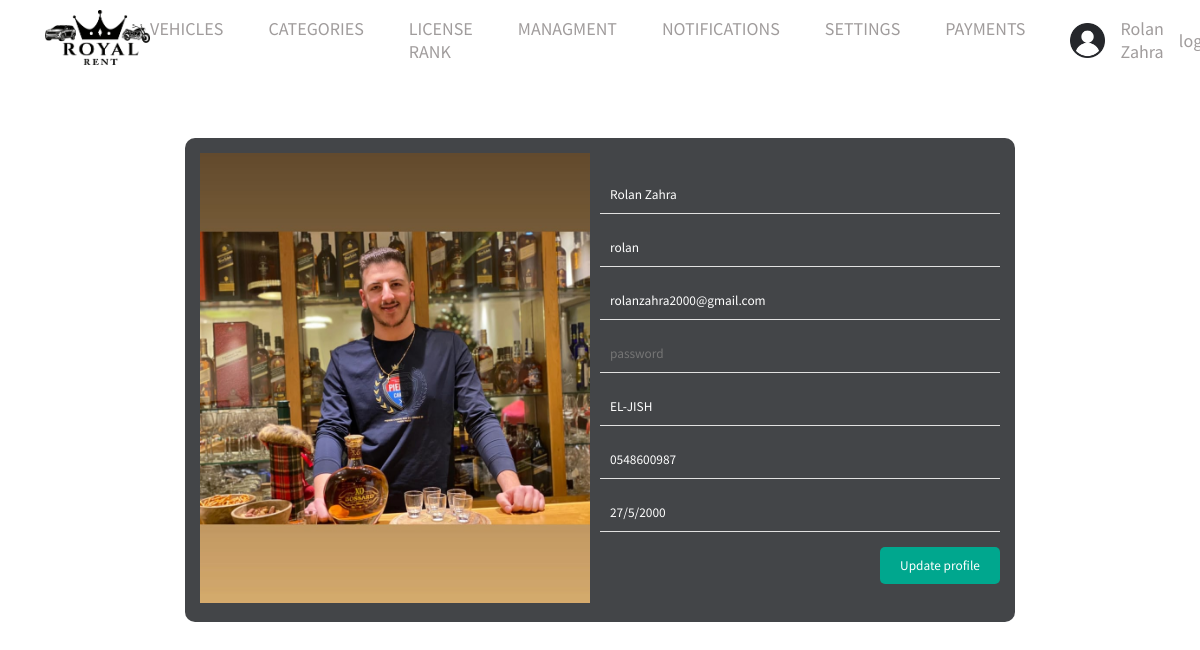
/admin/editprofile.php (signed in), run on the app's committed database.
### tables this page shows
CREATE TABLE `settings` (
  `id` int(11) NOT NULL,
  `name` varchar(111) NOT NULL,
  `logo` varchar(111) NOT NULL,
  `email` varchar(111) NOT NULL,
  `phone` varchar(111) NOT NULL,
  `whatsapp` varchar(111) NOT NULL,
  `facebook` varchar(111) NOT NULL,
  `instagram` varchar(111) NOT NULL,
  `address` varchar(111) NOT NULL
);

CREATE TABLE `users` (
  `id` int(11) NOT NULL,
  `name` varchar(111) NOT NULL,
  `username` varchar(111) NOT NULL,
  `email` varchar(111) NOT NULL,
  `password` varchar(111) NOT NULL,
  `role` varchar(111) NOT NULL,
  `status` varchar(1) NOT NULL,
  `linces` varchar(111) DEFAULT NULL,
  `address` varchar(111) NOT NULL,
  `phone` varchar(111) NOT NULL,
  `card_photo` varchar(111) DEFAULT NULL,
  `image` varchar(111) NOT NULL,
  `dateofbirthday` varchar(111) NOT NULL,
  `LicenseNum` varchar(111) NOT NULL
);

### admin/editprofile.php (the view, shortened to what this page needs)
<?php $selected = "admin";
require_once "include/header.php";
$sql = $con->prepare("select * from users where id=?");
$sql->execute(array($_SESSION['user_id']));
$user = $sql->fetch();
?>
<div class="Admin-Wrapper">
    <form action="<?php $_SERVER['PHP_SELF'] ?>" method="POST" class="Admin-Content" enctype="multipart/form-data" autocomplete="off">
        <div class="leftSide">
            <img src="../images/users/<?php echo $user['image'] ?>" id="imageOnChange" alt="">
            <label for="file"></label>
        </div>
        <div class="RightSide">
            <input type="text" name="name" placeholder="name" value="<?php echo $user['name'] ?>">
            <input type="text" name="username" placeholder="username" value="<?php echo $user['username'] ?>">
            <input type="text" name="email" placeholder="email" value="<?php echo $user['email'] ?>">
            <input type="password" name="password" placeholder="password">
            <input type="text" name="address" placeholder="address" value="<?php echo $user['address'] ?>">
            <input type="text" name="phone" placeholder="phone" value="<?php echo $user['phone'] ?>">
            <input type="text" name="dateofbirthday" placeholder="dateofbirthday" value="<?php echo $user['dateofbirthday'] ?>">
            <input type="submit" style="background-color:#00A78E" name="AddVehicle" value="Update profile" placeholder="Quantity">
        </div>
    </form>
</div>

### admin/include/header.php (shortened to what this page needs)
<?php
require_once "connect.php";
?>
<!DOCTYPE html>
<html lang="en">
<head>
    <link rel="stylesheet" href="Styles/global.css">
    <link rel="stylesheet" href="Styles/navbar.css">
    <link rel="stylesheet" href="Styles/footer.css">
    <?php if ($selected == 'dashborad') { ?>
        <link rel="stylesheet" href="../Styles/dashborad.css">
    <?php } else if ($selected == 'dashboradAdd') { ?>
        <link rel="stylesheet" href="../Styles/dashboradAdd.css">
    <?php
    } else {
    ?>
        <link rel="stylesheet" href="../Styles/admin.css">
    <?php } ?>
    <link rel="stylesheet" href="https://cdnjs.cloudflare.com/ajax/libs/font-awesome/6.1.1/css/all.min.css" />
</head>
<body>
    <div class="navigation">
        <div class="nav-Content">
            <?php
            $stmt = $con->prepare('select *  from settings where id=1');
            $stmt->execute();
            $stting = $stmt->fetch();
            ?>
            <a ><img class="Logo" src="../images/<?php echo $stting['logo'] ?> " alt="Logo"></a>
            <ul class="nav-links" id="navLinks">
                <li class="test-menu"><a <?php if (
                                                basename($_SERVER['PHP_SELF']) == "vehicles.php" ||
                                                basename($_SERVER['PHP_SELF']) == 'user_vehicles.php' ||
                                                basename($_SERVER['PHP_SELF']) == 'receipt_vehicles.php' ||
                                                basename($_SERVER['PHP_SELF']) == 'commentsuser.php'
                                            ) {
                                                echo "class='selected'";
                                            } ?>>VEHICLES</a>
        </li>
        <li><a <?php if (basename($_SERVER['PHP_SELF']) == "categories.php") {
                    echo "class='selected'";
                } ?> href="categories.php">CATEGORIES</a></li>
        <li><a <?php if (basename($_SERVER['PHP_SELF']) == "lincenesrank.php") {
                    echo "class='selected'";
                } ?> href="lincenesrank.php">LICENSE RANK </a></li>
        <?php
        if ($_SESSION["role"] == 'admin') { ?>
            <li class="test-menu"><a <?php if (
                                            basename($_SERVER['PHP_SELF']) == "worker.php" ||
                                            basename($_SERVER['PHP_SELF']) == "users.php" ||
                                            basename($_SERVER['PHP_SELF']) == "contact_us.php" ||
                                            basename($_SERVER['PHP_SELF']) == "users_clubs.php"
                                        ) {
                                            echo "class='selected'";
                                        } ?>>MANAGMENT</a>
            </li>
            <li><a <?php if (basename($_SERVER['PHP_SELF']) == "notifications.php") {
                        echo "class='selected'";
                    } ?> href="notifications.php">NOTIFICATIONS</a></li>
            <li><a <?php if (basename($_SERVER['PHP_SELF']) == "setting.php") {
                        echo "class='selected'";
                    } ?> href="setting.php"> SETTINGS</a></li>
        <?php
        }  ?>
        <li><a <?php if (basename($_SERVER['PHP_SELF']) == "paymentuser.php") {
                    echo "class='selected'";
                } ?> href="paymentuser.php">PAYMENTS </a></li>
        </ul>
        <div class="Avatar">
            <?php
            if (isset($_SESSION['user_id'])) {
                echo ' <img src="../images/defaultAvatar.png" class="Avatar-Logo" alt="Avatar-Logo">';
            ?>
                <a href="editprofile.php"><?php echo  $_SESSION["name"] ?></a>
            <?php echo '<a href="logout.php">logout</a>';
            } else {
                echo '<a href="login.php">login</a>';
                echo '<a href="logout.php">register</a>';
            }
            ?>
        </div>
    </div>
    </div>

### admin/Styles/global.css (style rules this page uses)
* { font-family: "Source Sans Pro", sans-serif; margin: 0; padding: 0; }

### admin/Styles/navbar.css (style rules this page uses)
.nav-Content { display: flex; justify-content: space-between; align-items: center; margin: 0px 45px; }
.nav-links { display: flex; gap: 45px; }
.nav-links li, a { list-style: none; text-decoration: none; font-size: 18px; color: #111; }
.nav-links li { position: relative; }
.Logo { height: 55px; padding: 10px 0; }
.Avatar-Logo { width: 35px; }
.Avatar, .res-Avatar { display: flex; align-items: center; gap: 15px; }
.resNavLinks li, a { list-style: none; text-decoration: none; font-size: 18px; color: #111; }

### admin/Styles/footer.css (style rules this page uses)
.main-footer-content li, a { list-style: none; color: rgb(160, 156, 156); transition: 0.2s; }

### Styles/admin.css (style rules this page uses)
.Admin-Wrapper { margin: auto; width: 85%; margin-bottom: 35px; min-height: 600px; display: flex; justify-content: center; align-items: center; }
.Admin-Content { background-color: #25272bdb; padding: 15px; border-radius: 10px; max-width: 800px; width: 100%; display: flex; align-items: center; justify-content: space-between; }
.RightSide { width: 50%; display: flex; gap: 15px; flex-direction:column; }
.leftSide { position: relative; }
.leftSide img { width: 390px; height: 450px; max-width: 390px; max-height: 450px; object-fit:cover; }
.Admin-Content input, select { outline: none; padding: 10px; resize: none; background: none; border: none; border-bottom: 1px solid #e1e1e1; color: #FFF; }
.Admin-Content input[type="submit"] { background: red; border-radius: 5px; width: 30%; margin-left: auto; border-bottom: none; }
.leftSide label { width: 100%; height: 99.5%; top: 0; left: 0; position: absolute; }

### data on the page
settings: logo (picture)
users: image (picture), name "Rolan Zahra", username "rolan", email "rolanzahra2000@gmail.com", address "EL-JISH", phone "0548600987", dateofbirthday "27/5/2000"

### other printed values
$_SESSION["name"] "Rolan Zahra"
